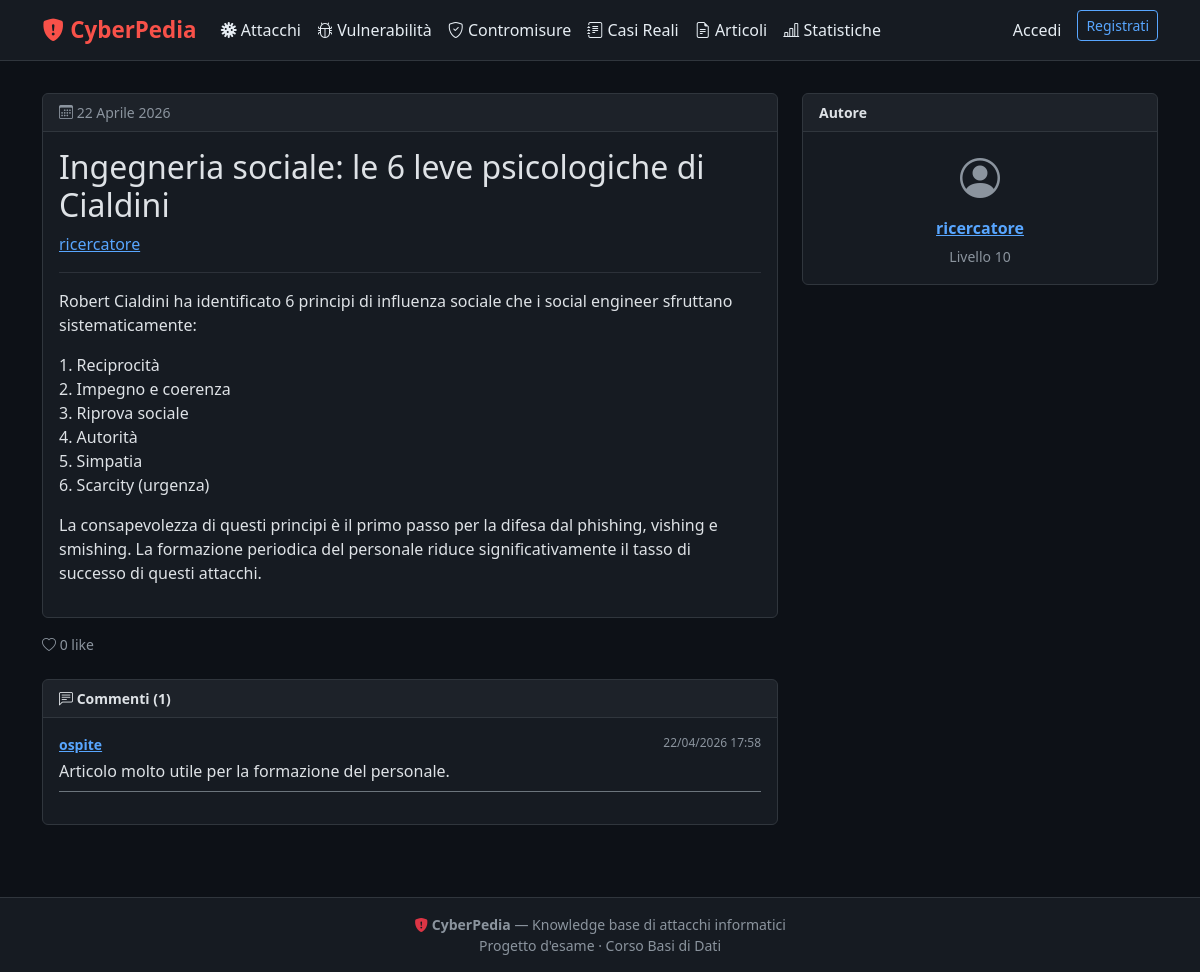
Screenshot of /articoli/4/ with the database file from the repository.
### core/models.py (models this page shows, shortened)
class Articolo(models.Model):
    id_articolo = models.AutoField(primary_key=True)
    titolo = models.CharField(max_length=300)
    testo = models.TextField()
    data_pubblicazione = models.DateField(auto_now_add=True)
    id_autore = models.ForeignKey(
        Utenti, on_delete=models.PROTECT,
        db_column='id_autore', related_name='articoli'
    )
    class Meta:
        db_table = 'articolo'

class Utenti(models.Model):
    id_utente = models.AutoField(primary_key=True)
    username = models.CharField(max_length=20, unique=True)
    email = models.EmailField(unique=True)
    password = models.CharField(max_length=128)
    data_registrazione = models.DateField(auto_now_add=True)
    livello = models.IntegerField(default=0)
    bio = models.TextField(blank=True)
    foto_profilo = models.ImageField(upload_to='profili/', blank=True, null=True)
    class Meta:
        db_table = 'utenti'

class InterazioneArticolo(models.Model):
    interazione = models.OneToOneField(
        Interazione, on_delete=models.CASCADE,
        primary_key=True, related_name='articolo_target'
    )
    id_articolo = models.ForeignKey(
        Articolo, on_delete=models.CASCADE,
        db_column='id_articolo', related_name='interazioni'
    )
    class Meta:
        db_table = 'interazione_articolo'

class Interazione(models.Model):
    id_interazione = models.AutoField(primary_key=True)
    tipo = models.CharField(max_length=12, choices=TIPO_INTERAZIONE_CHOICES)
    testo_commento = models.TextField(null=True, blank=True)
    data = models.DateTimeField(auto_now_add=True)
    id_utente = models.ForeignKey(
        Utenti, on_delete=models.CASCADE,
        db_column='id_utente', related_name='interazioni'
    )
    class Meta:
        db_table = 'interazione'

### core/views.py (the view)
# urls.py: path('articoli/<int:pk>/', views.articolo_detail, name='articolo-detail'),
def articolo_detail(request, pk):
    articolo = get_object_or_404(
        Articolo.objects.select_related('id_autore'), pk=pk
    )
    commenti = InterazioneArticolo.objects.filter(
        id_articolo=articolo, interazione__tipo='commento'
    ).select_related('interazione__id_utente').order_by('-interazione__data')
    n_like = InterazioneArticolo.objects.filter(
        id_articolo=articolo, interazione__tipo='like'
    ).count()
    return render(request, 'articoli/detail.html', {
        'articolo': articolo,
        'commenti': commenti,
        'n_like': n_like,
    })

### core/context_processors.py (called while the page is built)
def current_user(request):
    user_id = request.session.get('user_id')
    if user_id:
        try:
            return {'utente_corrente': Utenti.objects.get(pk=user_id)}
        except Utenti.DoesNotExist:
            del request.session['user_id']
    return {'utente_corrente': None}

### templates/articoli/detail.html (shortened to what this page needs)
{% extends 'base.html' %}
{% load widget_tweaks %}
{% block content %}
<div class="row g-4">
  <div class="col-lg-8">
    <div class="card mb-3">
      <div class="card-header d-flex justify-content-between">
        <span class="text-muted small"><i class="bi bi-calendar3"></i> {{ articolo.data_pubblicazione }}</span>
      </div>
      <div class="card-body">
        <h2>{{ articolo.titolo }}</h2>
        <p class="text-muted"><a href="{% url 'profilo' user_id=articolo.id_autore.pk %}">{{ articolo.id_autore.username }}</a></p>
        <hr class="border-secondary">
        <div>{{ articolo.testo|linebreaks }}</div>
      </div>
    </div>
    <div class="d-flex align-items-center gap-3 mb-4">
      {% if utente_corrente %}
      <form method="post" action="{% url 'interazione-articolo' pk=articolo.pk %}">
        {% csrf_token %}<input type="hidden" name="tipo" value="like">
        <button type="submit" class="btn btn-outline-danger btn-sm"><i class="bi bi-heart"></i> {{ n_like }} Like</button>
      </form>
      {% else %}
      <span class="text-muted small"><i class="bi bi-heart"></i> {{ n_like }} like</span>
      {% endif %}
    </div>
    <div class="card">
      <div class="card-header small fw-semibold"><i class="bi bi-chat-left-text"></i> Commenti ({{ commenti|length }})</div>
      <div class="card-body">
        {% for c in commenti %}
        <div class="mb-3 pb-2 border-bottom border-secondary">
          <div class="d-flex justify-content-between">
            <strong class="small"><a href="{% url 'profilo' user_id=c.interazione.id_utente.pk %}">{{ c.interazione.id_utente.username }}</a></strong>
            <span class="text-muted" style="font-size:.75rem">{{ c.interazione.data|date:"d/m/Y H:i" }}</span>
          </div>
          <p class="mb-0 mt-1">{{ c.interazione.testo_commento }}</p>
        </div>
        {% empty %}<p class="text-muted">Ancora nessun commento.</p>{% endfor %}
      </div>
    </div>
  </div>
  <div class="col-lg-4">
    <div class="card">
      <div class="card-header small fw-semibold">Autore</div>
      <div class="card-body text-center">
        <i class="bi bi-person-circle fs-1 text-muted"></i>
        <p class="mb-1 fw-semibold mt-2"><a href="{% url 'profilo' user_id=articolo.id_autore.pk %}">{{ articolo.id_autore.username }}</a></p>
        <small class="text-muted">Livello {{ articolo.id_autore.livello }}</small>
      </div>
    </div>
  </div>
</div>
{% endblock %}

### templates/base.html (style rules this page uses)
:root { --cp-bg: #0d1117; --cp-surface: #161b22; --cp-border: #30363d; --cp-text: #e6edf3; --cp-muted: #8b949e; --cp-red: #f85149; --cp-blue: #58a6ff; --cp-green: #3fb950; --cp-yellow: #d29922; }
body { background: var(--cp-bg); color: var(--cp-text); font-family: 'Segoe UI', system-ui, sans-serif; }
.card { background: var(--cp-surface); border: 1px solid var(--cp-border); }
.card-header { background: rgba(255,255,255,.03); border-bottom: 1px solid var(--cp-border); }
.text-muted { color: var(--cp-muted) !important; }
a { color: var(--cp-blue); }

### rows the page displays
Articolo: data_pubblicazione "22 Aprile 2026", titolo "Ingegneria sociale: le 6 leve psicologiche di Cialdini", id_autore.username "ricercatore", testo "Robert Cialdini ha identificato 6 principi di influenza sociale che i social engineer sfruttano sistematicamente: 1. Reciprocità 2. Impegno e coerenza 3. Riprova sociale 4. Autorità 5. Simpatia 6. Scarcity (urgenza) La consapevolezza di questi principi è il primo passo per la difesa dal phishing, vishing e smishing. La formazione periodica del personale riduce significativamente il tasso di successo di questi attacchi.", id_autore.livello "10"
InterazioneArticolo: interazione.id_utente.username "ospite", interazione.data "22/04/2026 17:58", interazione.testo_commento "Articolo molto utile per la formazione del personale."

### other values shown
{{ n_like }} "0"
{{ commenti|length }} "1"
